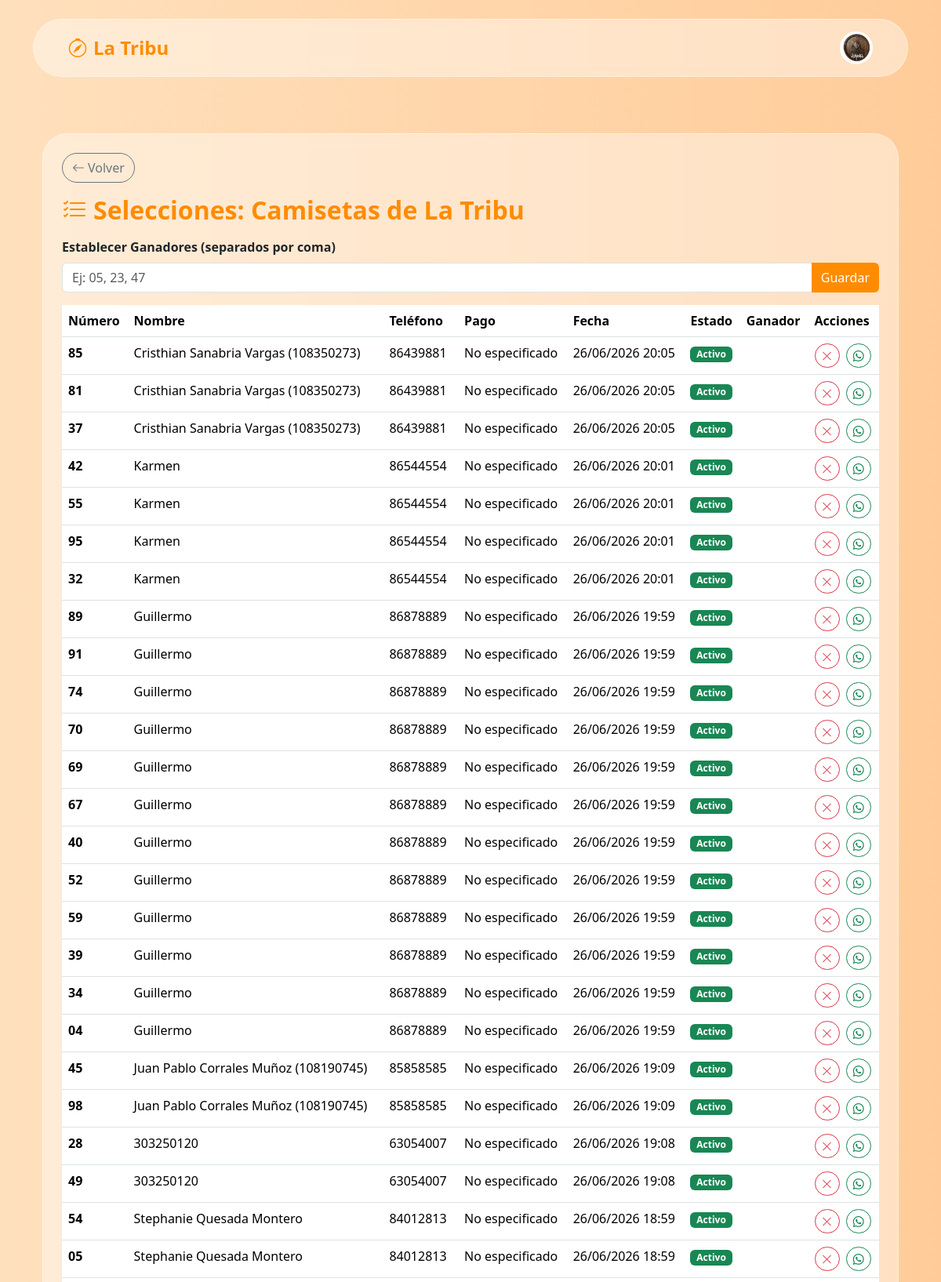
Screenshot of /admin/rifas/3/selecciones (signed in, upper part) with the database file from the repository.
### models_core.py (models this page shows)
class User(db.Model):
    id = db.Column(db.Integer, primary_key=True)
    role = db.Column(db.String(20), default='Usuario')
    weight = db.Column(db.Integer, default=1)
    avatar = db.Column(db.String(255), default='default.png')
    name = db.Column(db.String(100), nullable=False)
    last_name_1 = db.Column(db.String(100), nullable=False)
    last_name_2 = db.Column(db.String(100), nullable=False)
    email = db.Column(db.String(120), unique=True, nullable=False)
    phone_code = db.Column(db.String(10))
    phone = db.Column(db.String(20))
    dob = db.Column(db.Date)
    password_hash = db.Column(db.String(255), nullable=False)
    status = db.Column(db.String(20), default='Activo')
    whatsapp = db.Column(db.String(20))
    facebook = db.Column(db.String(255))
    instagram = db.Column(db.String(255))
    address = db.Column(db.String(255))
    institution = db.Column(db.String(200))
    other_info = db.Column(db.Text)
    reset_token = db.Column(db.String(64))
    reset_expires = db.Column(db.String(30))
    created_at = db.Column(db.DateTime, default=datetime.utcnow)
    updated_at = db.Column(db.DateTime, default=datetime.utcnow, onupdate=datetime.utcnow)

### models_rifas.py (models this page shows)
class Raffle(db.Model):
    __tablename__ = 'raffle'
    id = db.Column(db.Integer, primary_key=True)
    raffle_number = db.Column(db.String(50), unique=True, nullable=False)
    name = db.Column(db.String(200), nullable=False)
    price = db.Column(db.Float, nullable=False)
    prize = db.Column(db.String(500), nullable=False)
    detail = db.Column(db.Text, nullable=False)
    raffle_date = db.Column(db.Date, nullable=False)
    raffle_time = db.Column(db.String(50))
    image_filename = db.Column(db.String(255), nullable=False)
    winning_numbers = db.Column(db.Text, default='[]')
    sinpe_name_default = db.Column(db.String(200))
    sinpe_phone_default = db.Column(db.String(50))
    created_at = db.Column(db.DateTime, default=datetime.utcnow)
    is_active = db.Column(db.Boolean, default=True)
    selections = db.relationship('RaffleSelection', backref='raffle', lazy=True, cascade='all, delete-orphan')

class RaffleSelection(db.Model):
    __tablename__ = 'raffle_selection'
    id = db.Column(db.Integer, primary_key=True)
    raffle_id = db.Column(db.Integer, db.ForeignKey('raffle.id'), nullable=False)
    number = db.Column(db.String(5), nullable=False)
    customer_name = db.Column(db.String(200), nullable=False)
    customer_phone = db.Column(db.String(50), nullable=False)
    customer_cedula = db.Column(db.String(50))
    pin = db.Column(db.String(10), nullable=False)
    selection_password = db.Column(db.String(100), nullable=False, default='', server_default='')
    created_at = db.Column(db.DateTime, default=datetime.utcnow)
    is_canceled = db.Column(db.Boolean, default=False)
    is_paid = db.Column(db.Boolean, default=False)
    payment_method = db.Column(db.String(50), default='No especificado')
    sinpe_name = db.Column(db.String(200))
    sinpe_phone = db.Column(db.String(50))
    __table_args__ = (db.UniqueConstraint('raffle_id', 'number', name='_raffle_number_uc'),)

### routes/rifas_admin.py (the view)
@bp.route('/admin/rifas/<int:raffle_id>/selecciones')
def ver_selecciones(raffle_id):
    if session.get('role') != 'Superusuario':
        flash('Acceso denegado', 'danger')
        return redirect(url_for('main.home'))
    rifa = Raffle.query.get_or_404(raffle_id)
    selecciones = RaffleSelection.query.filter_by(raffle_id=raffle_id).order_by(
        RaffleSelection.created_at.desc()).all()
    try:
        winners = json.loads(rifa.winning_numbers) if rifa.winning_numbers else []
    except Exception:
        winners = []
    return render_template('rifa_selecciones.html', rifa=rifa, selecciones=selecciones, winners=winners)

### routes/__init__.py (called while the page is built)
@bp.before_request
def ensure_session_avatar():
    if 'user_id' in session:
        if 'avatar' not in session or 'email' not in session:
            user = User.query.get(session['user_id'])
            if user:
                if 'avatar' not in session:
                    session['avatar'] = user.avatar or ''
                if 'email' not in session:
                    session['email'] = user.email or ''

### templates/rifa_selecciones.html (shortened to what this page needs)
{% extends "base.html" %}
{% block content %}
<div class="container mt-4">
    <div class="glass-panel rounded-5 p-4">
        <a href="{{ url_for('main.admin_rifas') }}" class="btn btn-outline-secondary rounded-pill mb-3">
            <i class="bi bi-arrow-left me-1"></i>Volver
        </a>
        <h2 class="fw-bold text-orange mb-3"><i class="bi bi-list-check me-2"></i>Selecciones: {{ rifa.name }}</h2>
        <div class="mb-3">
            <label class="form-label fw-bold">Establecer Ganadores (separados por coma)</label>
            <div class="input-group">
                <input type="text" id="winnersInput" class="form-control" placeholder="Ej: 05, 23, 47" value="{{ winners|join(', ') }}">
                <button onclick="setWinners()" class="btn btn-orange">Guardar</button>
            </div>
        </div>
        <div class="table-responsive">
            <table class="table">
                <thead>
                    <tr>
                        <th>Número</th>
                        <th>Nombre</th>
                        <th>Teléfono</th>
                        <th>Pago</th>
                        <th>Fecha</th>
                        <th>Estado</th>
                        <th>Ganador</th>
                        <th>Acciones</th>
                    </tr>
                </thead>
                <tbody>
                    {% for sel in selecciones %}
                    <tr class="{% if sel.is_canceled %}text-muted{% endif %}">
                        <td><strong>{{ sel.number }}</strong></td>
                        <td>{{ sel.customer_name }}</td>
                        <td>{{ sel.customer_phone }}</td>
                        <td>{{ sel.payment_method }}</td>
                        <td>{{ sel.created_at.strftime('%d/%m/%Y %H:%M') }}</td>
                        <td>
                            {% if sel.is_canceled %}
                            <span class="badge bg-secondary">Cancelado</span>
                            {% else %}
                            <span class="badge bg-success">Activo</span>
                            {% endif %}
                        </td>
                        <td>
                        </td>
                        <td>
                            {% if not sel.is_canceled %}
                            {% if session.get('role') == 'Superusuario' %}
                            <button onclick="eliminarSeleccion({{ sel.id }})" class="btn btn-sm btn-outline-danger rounded-pill me-1" title="Eliminar (Superusuario)">
                                <i class="bi bi-x-lg"></i>
                            </button>
                            {% endif %}
                            <a href="https://wa.me/{{ sel.customer_phone | replace('+', '') }}?text={{ sel.raffle.name }} - Número: {{ sel.number }} - Total: ₡{{ sel.raffle.price }}"
                               target="_blank"
                               class="btn btn-sm btn-outline-success rounded-pill"
                               title="Enviar por WhatsApp">
                                <i class="bi bi-whatsapp"></i>
                            </a>
                            {% endif %}
                        </td>
                    </tr>
                    {% endfor %}
                </tbody>
            </table>
        </div>
    </div>
</div>
{% endblock %}

### templates/base.html (shortened to what this page needs)
<!DOCTYPE html>
<html lang="es" data-theme="light">
<head>
    <link rel="stylesheet" href="{{ url_for('static', filename='css/bootstrap.css') }}?v=2">
    <link rel="stylesheet" href="{{ url_for('static', filename='css/bootstrap-icons.css') }}?v=2">
    <link rel="stylesheet" href="{{ url_for('static', filename='css/global.css') }}?v=2">
    <link rel="stylesheet" href="{{ url_for('static', filename='css/main.css') }}?v=2">
    <link rel="stylesheet" href="{{ url_for('static', filename='css/base.css') }}?v=2">
</head>
<body>
    <div class="container mt-4">
        <nav class="navbar navbar-expand-lg d-none d-md-flex custom-navbar glass-panel rounded-pill">
            <div class="container-fluid">
                <a class="navbar-brand text-orange fw-bold fs-4 d-flex align-items-center gap-2" href="/">
                    <i class="bi bi-compass"></i> La Tribu
                </a>
                <div class="ms-auto d-flex align-items-center gap-3">
                    {% if session.get('user_id') %}
                        {% set nav_avatar = session.get('avatar') or '' %}
                        <a href="{{ url_for('main.profile') }}" class="d-flex align-items-center text-decoration-none" title="Mi Perfil">
                            <div class="rounded-circle overflow-hidden border border-2 border-white shadow-sm d-flex align-items-center justify-content-center bg-orange" style="width:42px;height:42px;flex-shrink:0;">
                                {% if nav_avatar and nav_avatar != 'default.png' %}
                                    <img src="{{ url_for('static', filename=nav_avatar) }}" alt="Avatar" style="width:100%;height:100%;object-fit:cover;">
                                {% else %}
                                    <i class="bi bi-person-fill text-white fs-5"></i>
                                {% endif %}
                            </div>
                        </a>
                    {% else %}
                        <button class="btn btn-orange rounded-pill px-4 shadow-sm fw-bold d-flex align-items-center" data-bs-toggle="modal" data-bs-target="#loginModal">
                            <i class="bi bi-box-arrow-in-right me-2 fs-5"></i> Ingresar
                        </button>
                    {% endif %}
                </div>
            </div>
        </nav>
    </div>
    <main class="container mt-2 mt-md-5 mb-5 pb-5 content-wrapper">
        {% block content %}
        {% endblock %}
    </main>
{% include 'partials/base_scripts.html' %}

### static/css/global.css (style rules this page uses)
:root { --bg-dark: #1e1e1e; --bg-darker: #121212; --text-light: #f1f1f1; --primary-orange: #ff8c00; --primary-hover: #e07b00; --nav-mobile-height: 65px; }
.text-orange { color: var(--primary-orange) !important; }
a { color: var(--primary-orange); text-decoration: none; }
.custom-navbar { background-color: var(--bg-dark); border-bottom: 2px solid var(--primary-orange); }

### static/css/base.css (style rules this page uses)
body { background: linear-gradient(to right, #ffe0bd 0%, #ffcc99 100%); background-attachment: fixed; min-height: 100vh; display: flex; flex-direction: column; }
.glass-panel { background: rgba(255, 255, 255, 0.4); backdrop-filter: blur(10px); -webkit-backdrop-filter: blur(10px); border: 1px solid rgba(255, 255, 255, 0.4); box-shadow: 0 8px 32px 0 rgba(31, 38, 135, 0.05); }
.btn-orange { background-color: var(--primary-orange, #ff8c00); color: #fff; border: none; transition: all 0.3s ease; }
.custom-navbar { padding: 0.8rem 2rem; z-index: 1040; }
*, *::before, *::after { box-shadow: none !important; text-shadow: none !important; }

### templates/partials/base_styles.html (style rules this page uses)
*, *::before, *::after { box-shadow: none !important; text-shadow: none !important; }
.shadow, .shadow-sm, .shadow-lg, .shadow-none, [class*="shadow"] { box-shadow: none !important; }

### rows the page displays
User: avatar (picture)
Raffle: name "Camisetas de La Tribu"
RaffleSelection: number "85", customer_name "Cristhian Sanabria Vargas (108350273)", customer_phone "86439881", payment_method "No especificado", created_at "26/06/2026 20:05", is_canceled "Activo"
RaffleSelection: number "81", customer_name "Cristhian Sanabria Vargas (108350273)", customer_phone "86439881", payment_method "No especificado", created_at "26/06/2026 20:05", is_canceled "Activo"
RaffleSelection: number "37", customer_name "Cristhian Sanabria Vargas (108350273)", customer_phone "86439881", payment_method "No especificado", created_at "26/06/2026 20:05", is_canceled "Activo"
RaffleSelection: number "42", customer_name "Karmen", customer_phone "86544554", payment_method "No especificado", created_at "26/06/2026 20:01", is_canceled "Activo"
RaffleSelection: number "55", customer_name "Karmen", customer_phone "86544554", payment_method "No especificado", created_at "26/06/2026 20:01", is_canceled "Activo"
RaffleSelection: number "95", customer_name "Karmen", customer_phone "86544554", payment_method "No especificado", created_at "26/06/2026 20:01", is_canceled "Activo"
RaffleSelection: number "32", customer_name "Karmen", customer_phone "86544554", payment_method "No especificado", created_at "26/06/2026 20:01", is_canceled "Activo"
RaffleSelection: number "89", customer_name "Guillermo", customer_phone "86878889", payment_method "No especificado", created_at "26/06/2026 19:59", is_canceled "Activo"
RaffleSelection: number "91", customer_name "Guillermo", customer_phone "86878889", payment_method "No especificado", created_at "26/06/2026 19:59", is_canceled "Activo"
RaffleSelection: number "74", customer_name "Guillermo", customer_phone "86878889", payment_method "No especificado", created_at "26/06/2026 19:59", is_canceled "Activo"
RaffleSelection: number "70", customer_name "Guillermo", customer_phone "86878889", payment_method "No especificado", created_at "26/06/2026 19:59", is_canceled "Activo"
RaffleSelection: number "69", customer_name "Guillermo", customer_phone "86878889", payment_method "No especificado", created_at "26/06/2026 19:59", is_canceled "Activo"
RaffleSelection: number "67", customer_name "Guillermo", customer_phone "86878889", payment_method "No especificado", created_at "26/06/2026 19:59", is_canceled "Activo"
RaffleSelection: number "40", customer_name "Guillermo", customer_phone "86878889", payment_method "No especificado", created_at "26/06/2026 19:59", is_canceled "Activo"
RaffleSelection: number "52", customer_name "Guillermo", customer_phone "86878889", payment_method "No especificado", created_at "26/06/2026 19:59", is_canceled "Activo"
RaffleSelection: number "59", customer_name "Guillermo", customer_phone "86878889", payment_method "No especificado", created_at "26/06/2026 19:59", is_canceled "Activo"
RaffleSelection: number "39", customer_name "Guillermo", customer_phone "86878889", payment_method "No especificado", created_at "26/06/2026 19:59", is_canceled "Activo"
RaffleSelection: number "34", customer_name "Guillermo", customer_phone "86878889", payment_method "No especificado", created_at "26/06/2026 19:59", is_canceled "Activo"
RaffleSelection: number "04", customer_name "Guillermo", customer_phone "86878889", payment_method "No especificado", created_at "26/06/2026 19:59", is_canceled "Activo"
RaffleSelection: number "45", customer_name "Juan Pablo Corrales Muñoz (108190745)", customer_phone "85858585", payment_method "No especificado", created_at "26/06/2026 19:09", is_canceled "Activo"
RaffleSelection: number "98", customer_name "Juan Pablo Corrales Muñoz (108190745)", customer_phone "85858585", payment_method "No especificado", created_at "26/06/2026 19:09", is_canceled "Activo"
RaffleSelection: number "28", customer_name "303250120", customer_phone "63054007", payment_method "No especificado", created_at "26/06/2026 19:08", is_canceled "Activo"
RaffleSelection: number "49", customer_name "303250120", customer_phone "63054007", payment_method "No especificado", created_at "26/06/2026 19:08", is_canceled "Activo"
RaffleSelection: number "54", customer_name "Stephanie Quesada Montero", customer_phone "84012813", payment_method "No especificado", created_at "26/06/2026 18:59", is_canceled "Activo"
RaffleSelection: number "05", customer_name "Stephanie Quesada Montero", customer_phone "84012813", payment_method "No especificado", created_at "26/06/2026 18:59", is_canceled "Activo"
